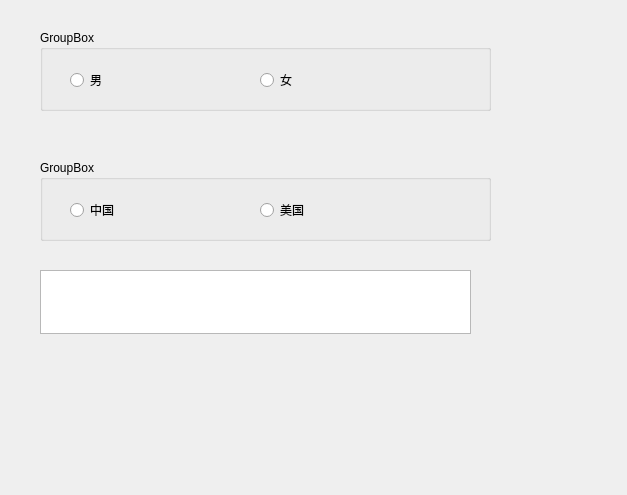
<?xml version="1.0" encoding="UTF-8"?>
<ui version="4.0">
 <class>Form</class>
 <widget class="QWidget" name="Form">
  <property name="enabled">
   <bool>true</bool>
  </property>
  <property name="geometry">
   <rect>
    <x>0</x>
    <y>0</y>
    <width>627</width>
    <height>495</height>
   </rect>
  </property>
  <property name="windowTitle">
   <string>Form</string>
  </property>
  <widget class="QGroupBox" name="groupBox">
   <property name="geometry">
    <rect>
     <x>40</x>
     <y>30</y>
     <width>451</width>
     <height>81</height>
    </rect>
   </property>
   <property name="title">
    <string>GroupBox</string>
   </property>
   <widget class="QRadioButton" name="rbMale">
    <property name="enabled">
     <bool>true</bool>
    </property>
    <property name="geometry">
     <rect>
      <x>30</x>
      <y>40</y>
      <width>98</width>
      <height>20</height>
     </rect>
    </property>
    <property name="text">
     <string>男</string>
    </property>
    <property name="checkable">
     <bool>true</bool>
    </property>
   </widget>
   <widget class="QRadioButton" name="rbFemale">
    <property name="geometry">
     <rect>
      <x>220</x>
      <y>40</y>
      <width>98</width>
      <height>20</height>
     </rect>
    </property>
    <property name="text">
     <string>女</string>
    </property>
   </widget>
  </widget>
  <widget class="QGroupBox" name="groupBox_2">
   <property name="geometry">
    <rect>
     <x>40</x>
     <y>160</y>
     <width>451</width>
     <height>81</height>
    </rect>
   </property>
   <property name="title">
    <string>GroupBox</string>
   </property>
   <widget class="QRadioButton" name="rbCN">
    <property name="enabled">
     <bool>true</bool>
    </property>
    <property name="geometry">
     <rect>
      <x>30</x>
      <y>40</y>
      <width>98</width>
      <height>20</height>
     </rect>
    </property>
    <property name="text">
     <string>中国</string>
    </property>
    <property name="checkable">
     <bool>true</bool>
    </property>
   </widget>
   <widget class="QRadioButton" name="rbUS">
    <property name="geometry">
     <rect>
      <x>220</x>
      <y>40</y>
      <width>98</width>
      <height>20</height>
     </rect>
    </property>
    <property name="text">
     <string>美国</string>
    </property>
   </widget>
  </widget>
  <widget class="QTextEdit" name="textOut">
   <property name="geometry">
    <rect>
     <x>40</x>
     <y>270</y>
     <width>431</width>
     <height>64</height>
    </rect>
   </property>
  </widget>
 </widget>
 <resources/>
 <connections/>
</ui>
